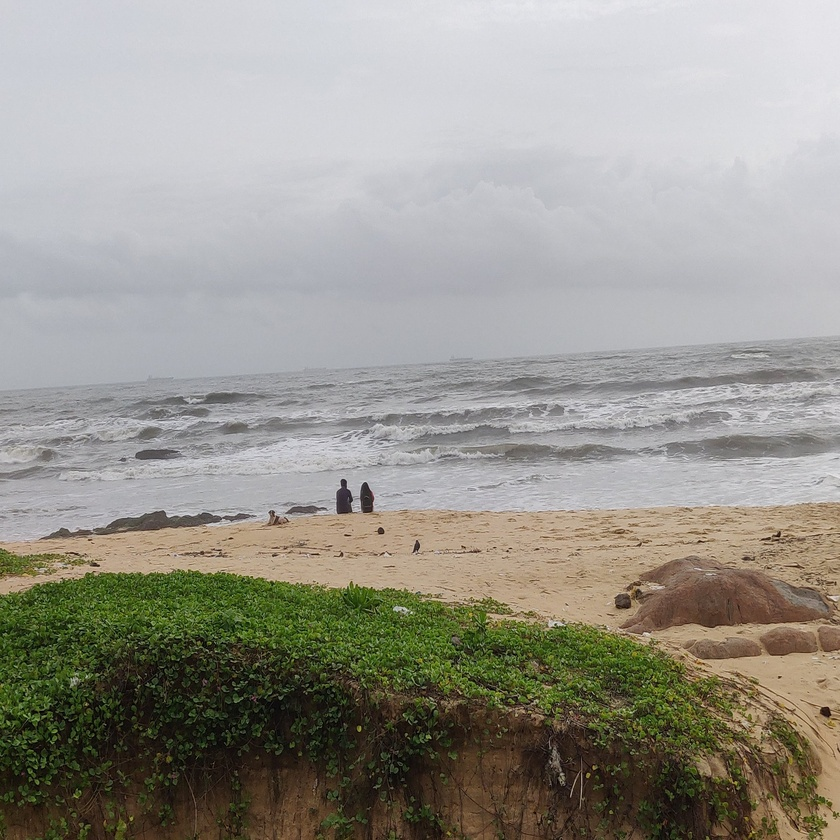
#> input picture resources/scene.jpg, 840 x 840 px, shrunk from 2048 x 2048 before the run
$ python Starter.py resources/scene.jpg
#> lines starting #> are read from the running program, lines starting #| are printed output that depends on the picture
### quadtree.py
import numpy as np
from statistics import mean, pstdev

class QuadTreeNode :

    def __init__(self, greyscale, homogenity = False) :
        self.greyscale = greyscale
        self.homogenity = homogenity

class region :

    def __init__(self, boundaries) :
        self._boundaries = boundaries

    @property
    def left(self) :
        return self._boundaries[0]

    @property
    def right(self):
        return self._boundaries[1]

    @property
    def top(self):
        return self._boundaries[2]

    @property
    def bottom(self):
        return self._boundaries[3]

    @staticmethod
    def CheckBounds(quadrant):
        return quadrant.left <= quadrant.right and quadrant.top <= quadrant.bottom

    @staticmethod
    def IsPixel(region_) :
        return (region_.left == region_.right and region_.top == region_.bottom)

    def __str__(self):
        return str(self._boundaries)

class QuadTree :

    DEVIATION_THRESHOLD = 0.07

    def __init__(self) :
        self._list=[]
        self._image_size=(0,0)

    def _BuildTreeUtil(self, pixel_matrix, index, quadrant):

        if not region.CheckBounds(quadrant) :
            return 0

        if region.IsPixel(quadrant) :
            self._list[index] = QuadTreeNode(pixel_matrix[quadrant.left, quadrant.top], True)
            return self._list[index]

        vertical_middle = (quadrant.right+quadrant.left)//2
        horizontal_middle = (quadrant.top+quadrant.bottom)//2

        quad_top_left = region((quadrant.left, vertical_middle, quadrant.top, horizontal_middle))
        quad_top_right = region((vertical_middle+1, quadrant.right, quadrant.top, horizontal_middle))
        quad_bottom_left = region((quadrant.left, vertical_middle, horizontal_middle+1, quadrant.bottom))
        quad_bottom_right = region((vertical_middle+1, quadrant.right, horizontal_middle+1, quadrant.bottom))

        val = (
        self._BuildTreeUtil(pixel_matrix, 4*index+1, quad_top_left).greyscale+
        self._BuildTreeUtil(pixel_matrix, 4*index+2, quad_top_right).greyscale+
        self._BuildTreeUtil(pixel_matrix, 4*index+3, quad_bottom_left).greyscale+
        self._BuildTreeUtil(pixel_matrix, 4*index+4, quad_bottom_right).greyscale)//4

        self._list[index] = QuadTreeNode(val)
        return self._list[index]

    # [82 lines left out: functions _RenderTreeUtil, _FillDescendants, _PruneTree, not called in this run]

    def BuildTree(self, pixel_matrix) :
        c,r = self._image_size = pixel_matrix.shape
        self._list = [None for i in range(4*r*c)]
        self._BuildTreeUtil(pixel_matrix, 0, region((0, c-1, 0, r-1)))

    # [6 lines left out: function RenderTree, not called in this run]

    def CompressTree(self) :
        c,r = self.image_size
        self._PruneTree(0, region((0, c-1, 0, r-1)))

    @property
    def image_size(self):
        return self._image_size


### Starter.py
from PIL import Image
from quadtree import QuadTree
import random
import numpy as np
import sys
import time
import datetime

def main():
    for image in sys.argv[1:]:
        print('*'*40)
        print("Image : " + image)
        img = Image.open(image, 'r').convert('L')
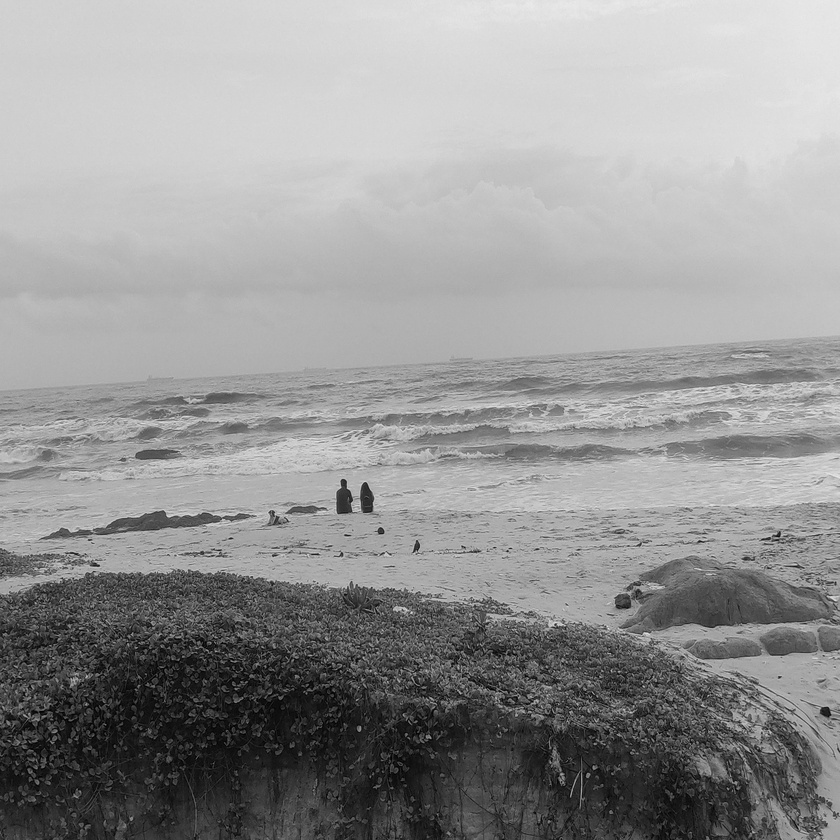
#> img: PIL image 840x840 L; min 0, max 239, mean 149.4
        img.convert('L').save(image + 'Temp', 'PNG')
        img = Image.open(image + 'Temp', 'r').convert('L')
        pixel_values = np.array(img, dtype = 'uint16')
        Q = QuadTree()
        Q.DEVIATION_THRESHOLD = float(input("Enter threshold : "))/100
#> the answer given: 100
        start = time.time()
        print("Started processing",image,'at',datetime.datetime.now())
        Q.BuildTree(pixel_values)
#> in __init__, `self.greyscale = greyscale`: self.greyscale = 209
        Q.CompressTree()
        pixel_values_output = Q.RenderTree()
        output = Image.fromarray(pixel_values_output)
        output.convert('L').save(image + 'Output', 'PNG')
        end = time.time()
        print('Finished processing',image,'at',datetime.datetime.now())
        print('Time difference',end-start)
        print('Output image : ',image + 'Output')

if __name__ == '__main__':
#> (the run stopped early here; a loop or call above may not have finished)
